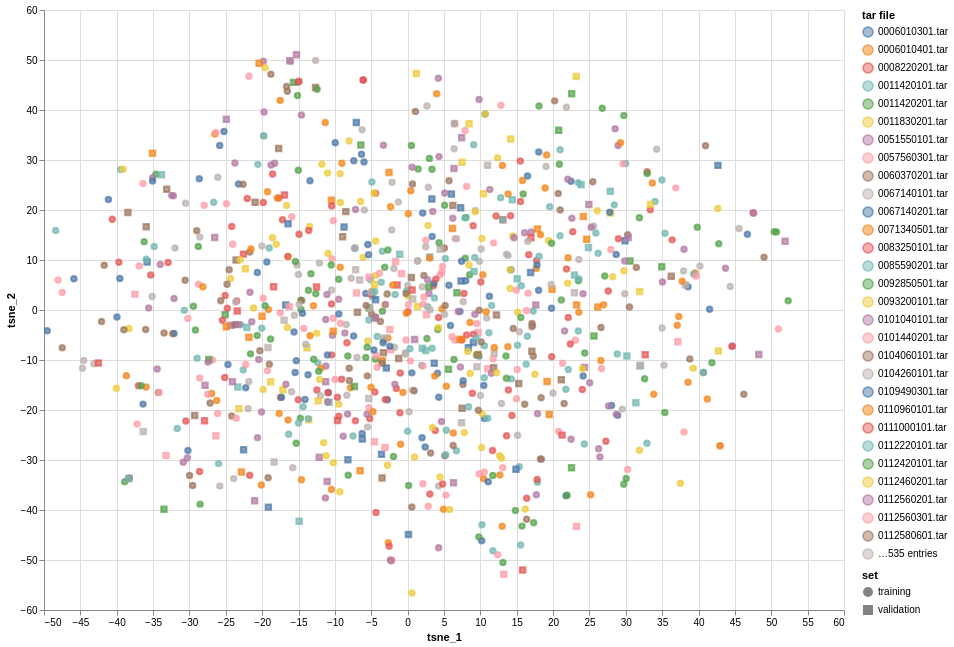

The notebook cell this image was saved under:
### Code cell
alt.Chart(proj_df.sample(n=1_000)).mark_point().encode(
    x='tsne_1:Q',
    y='tsne_2:Q',
    color='tar file:N',
    fill='tar file:N',
    shape='set:N',
    tooltip=['source:N', 'tsne_1:Q', 'tsne_2:Q'],
    # tooltip=['tar file:N']
).properties(
    width=800, height=600
).interactive()

### Figure 1 — Vega-Lite specification as saved in the notebook (floating-point values rounded to 4 significant figures; data arrays with more than 128 entries replaced by an {"elided": "..."} marker saying what was removed)
{"config": {"view": {"continuousWidth": 300, "continuousHeight": 300}}, "data": {"name": "data-e17580e9e31b15334260dc3f9268d9fe"}, "mark": {"type": "point"}, "encoding": {"color": {"field": "tar file", "type": "nominal"}, "fill": {"field": "tar file", "type": "nominal"}, "shape": {"field": "set", "type": "nominal"}, "tooltip": [{"field": "source", "type": "nominal"}, {"field": "tsne_1", "type": "quantitative"}, {"field": "tsne_2", "type": "quantitative"}], "x": {"field": "tsne_1", "type": "quantitative"}, "y": {"field": "tsne_2", "type": "quantitative"}}, "height": 600, "params": [{"name": "param_1", "select": {"type": "interval", "encodings": ["x", "y"]}, "bind": "scales"}], "width": 800, "$schema": "https://vega.github.io/schema/vega-lite/v5.8.0.json", "datasets": {"data-e17580e9e31b15334260dc3f9268d9fe": {"elided": "1000 records"}}}
